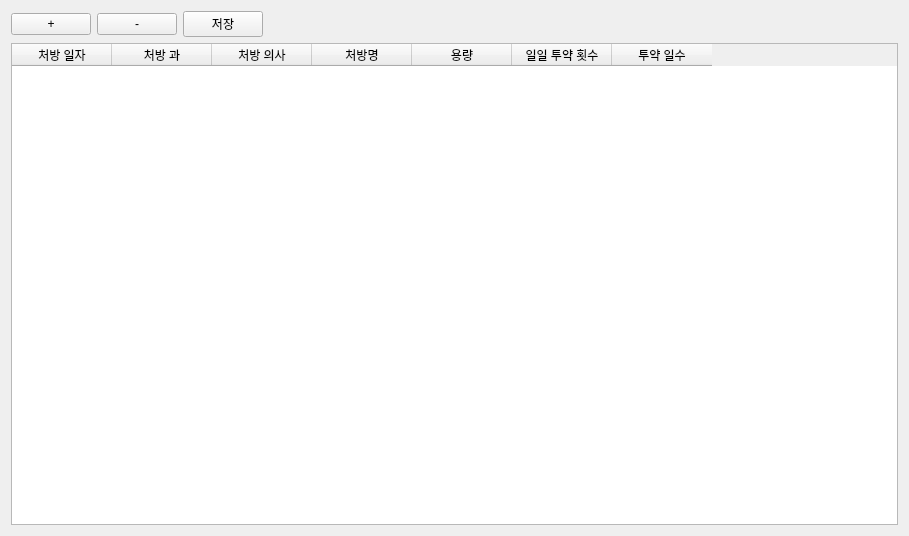
<?xml version="1.0" encoding="UTF-8"?>
<ui version="4.0">
 <class>Form</class>
 <widget class="QWidget" name="Form">
  <property name="geometry">
   <rect>
    <x>0</x>
    <y>0</y>
    <width>909</width>
    <height>536</height>
   </rect>
  </property>
  <property name="windowTitle">
   <string>Form</string>
  </property>
  <layout class="QGridLayout" name="gridLayout">
   <item row="0" column="0">
    <layout class="QHBoxLayout" name="horizontalLayout_2">
     <item>
      <layout class="QHBoxLayout" name="horizontalLayout">
       <item>
        <widget class="QPushButton" name="plus">
         <property name="maximumSize">
          <size>
           <width>600</width>
           <height>16777215</height>
          </size>
         </property>
         <property name="text">
          <string>+</string>
         </property>
        </widget>
       </item>
       <item>
        <widget class="QPushButton" name="minus">
         <property name="text">
          <string>-</string>
         </property>
        </widget>
       </item>
      </layout>
     </item>
     <item>
      <widget class="QPushButton" name="save">
       <property name="text">
        <string>저장</string>
       </property>
      </widget>
     </item>
     <item>
      <widget class="QLabel" name="label">
       <property name="text">
        <string/>
       </property>
      </widget>
     </item>
     <item>
      <widget class="QLabel" name="label_3">
       <property name="text">
        <string/>
       </property>
      </widget>
     </item>
     <item>
      <widget class="QLabel" name="label_2">
       <property name="text">
        <string/>
       </property>
      </widget>
     </item>
     <item>
      <widget class="QLabel" name="label_4">
       <property name="text">
        <string/>
       </property>
      </widget>
     </item>
     <item>
      <widget class="QLabel" name="label_5">
       <property name="text">
        <string/>
       </property>
      </widget>
     </item>
     <item>
      <widget class="QLabel" name="label_6">
       <property name="text">
        <string/>
       </property>
      </widget>
     </item>
     <item>
      <widget class="QLabel" name="label_7">
       <property name="text">
        <string/>
       </property>
      </widget>
     </item>
     <item>
      <widget class="QLabel" name="label_8">
       <property name="text">
        <string/>
       </property>
      </widget>
     </item>
     <item>
      <widget class="QLabel" name="label_9">
       <property name="text">
        <string/>
       </property>
      </widget>
     </item>
    </layout>
   </item>
   <item row="1" column="0">
    <widget class="QTableWidget" name="resulttable">
     <column>
      <property name="text">
       <string>처방 일자</string>
      </property>
     </column>
     <column>
      <property name="text">
       <string>처방 과</string>
      </property>
     </column>
     <column>
      <property name="text">
       <string>처방 의사</string>
      </property>
     </column>
     <column>
      <property name="text">
       <string>처방명</string>
      </property>
     </column>
     <column>
      <property name="text">
       <string>용량</string>
      </property>
     </column>
     <column>
      <property name="text">
       <string>일일 투약 횟수</string>
      </property>
     </column>
     <column>
      <property name="text">
       <string>투약 일수</string>
      </property>
     </column>
    </widget>
   </item>
  </layout>
 </widget>
 <resources/>
 <connections/>
</ui>
